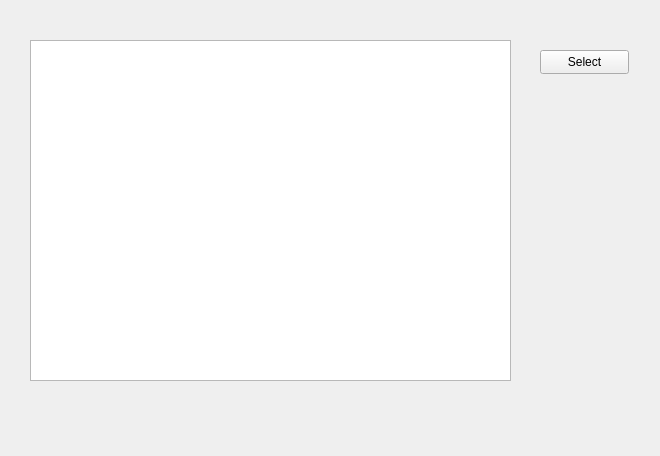
<?xml version="1.0" encoding="UTF-8"?>
<ui version="4.0">
 <class>ModelWidget</class>
 <widget class="QWidget" name="ModelWidget">
  <property name="geometry">
   <rect>
    <x>0</x>
    <y>0</y>
    <width>660</width>
    <height>456</height>
   </rect>
  </property>
  <property name="windowTitle">
   <string>Form</string>
  </property>
  <widget class="QTableView" name="tableView">
   <property name="geometry">
    <rect>
     <x>30</x>
     <y>40</y>
     <width>481</width>
     <height>341</height>
    </rect>
   </property>
  </widget>
  <widget class="QPushButton" name="selectBtn">
   <property name="geometry">
    <rect>
     <x>540</x>
     <y>50</y>
     <width>89</width>
     <height>24</height>
    </rect>
   </property>
   <property name="text">
    <string>Select</string>
   </property>
  </widget>
 </widget>
 <resources/>
 <connections/>
</ui>
